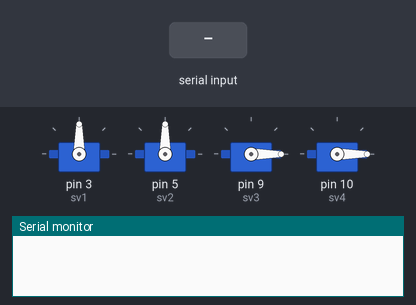
Recording of a sketch running on a simulated Arduino Uno, built with avr-gcc and run on an emulated ATmega328P. Parts: 4 × servo, the last lines printed to the serial monitor. Inputs (shaded band) come from the test bench.

Above: at 1.2 s.
1.3 s: "|\n" received over Serial
At 2.3 s:
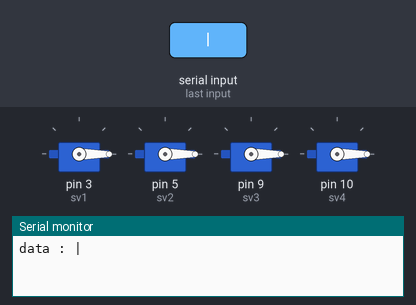
2.8 s: "90|45|200\n" received over Serial
At 3.5 s:
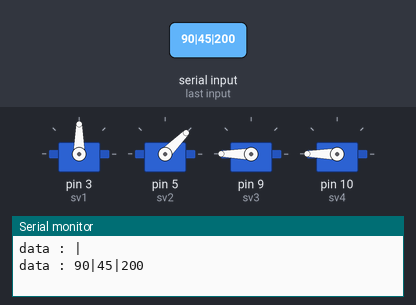
4.3 s: "90\n" received over Serial
At 4.7 s:
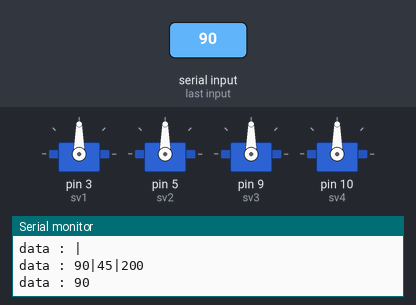
5.8 s: "30|150|10\n" received over Serial
At 7.0 s:
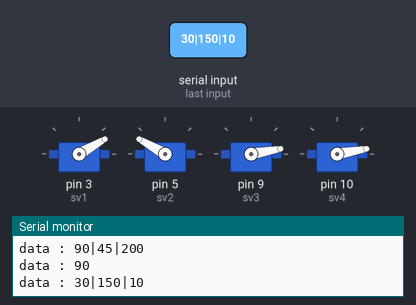
7.3 s: "90|45\n" received over Serial
At 8.1 s:
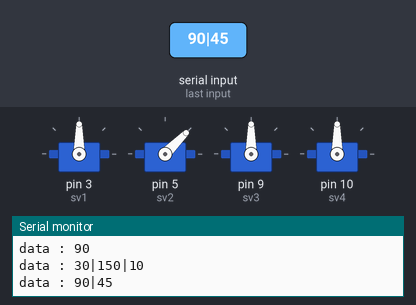
8.8 s: "30|150\n" received over Serial
At 9.3 s:
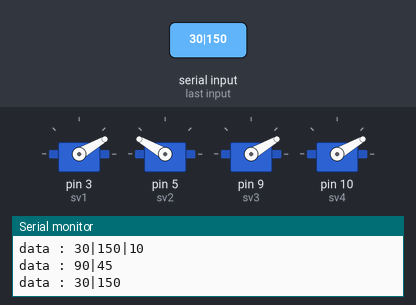
Timing chart, 0 to 11.3 s (numbered marks = the images above; inputs shaded):
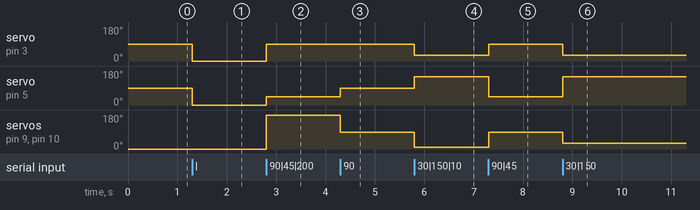

Measured:
- after the input at 1.3 s, servo on pin 3 (sv1), servo on pin 5 (sv2): 90° → 0° at once
- after the input at 2.8 s, servo on pin 3 (sv1): 0° → 90° at once; servo on pin 5 (sv2): 0° → 45° at once; servo on pin 9 (sv3), servo on pin 10 (sv4): 0° → 180° at once
- after the input at 4.3 s, servo on pin 5 (sv2): 45° → 90° at once; servo on pin 9 (sv3), servo on pin 10 (sv4): 180° → 90° at once
- after the input at 5.8 s, servo on pin 3 (sv1): 90° → 30° at once; servo on pin 5 (sv2): 90° → 150° at once; servo on pin 9 (sv3), servo on pin 10 (sv4): 90° → 10° at once
- after the input at 7.3 s, servo on pin 3 (sv1): 30° → 90° at once; servo on pin 5 (sv2): 150° → 45° at once; servo on pin 9 (sv3), servo on pin 10 (sv4): 10° → 90° at once
- after the input at 8.8 s, servo on pin 3 (sv1), servo on pin 9 (sv3), servo on pin 10 (sv4): 90° → 30° at once; servo on pin 5 (sv2): 45° → 150° at once

The sketch:

servo_good_01.ino
```cpp
//서보모터 아두이노 부분 시리얼로 받는것 까지 완료 23.06.13
#include <Servo.h> //서보모터 라이브러리
Servo sv1; //1번 서보모터
Servo sv2; //2번 서보모터
Servo sv3; //3번 서보모터
Servo sv4; //4번 서보모터
int topcameral = 90;
int turretl = 90;
int coilgunl = 0;

void setup() {
  Serial.begin(115200);
  sv1.attach(3); //topcameral
  sv2.attach(5); //turretl
  sv3.attach(9); //coilgun1
  sv4.attach(10); //coilgunl
  sv1.write(topcameral);
  sv2.write(turretl);
  sv3.write(coilgunl);
  sv4.write(coilgunl);
}

void loop() {
    if(Serial.available()){
    String data = Serial.readStringUntil(0x0a);

    Serial.print("data : ");
    Serial.println(data);

    Split(data);
  }
}

 void Split(String str)
{

  int first = str.indexOf("|");// 첫 번째 콤마 위치
  int second = str.indexOf("|",first+1); // 두 번째 콤마 위치
  int length = str.length(); // 문자열 길이

  String str1 = str.substring(0, first); // 첫 번째 토큰 (0, 3)
  String str2 = str.substring(first+1, second); // 두 번째 토큰 (4, 7)
  String str3 = str.substring(second+1,length); // 세 번째 토큰(8, 10)

  //Serial.println(str1);
  //Serial.println(str2);
  //Serial.println(str3);
  topcameral = str1.toInt();
  turretl = str2.toInt();
  coilgunl = str3.toInt();
  //Serial.print("topcameral : ");
  //Serial.println(topcameral);
  //Serial.print("turretl : ");
  //Serial.println(turretl);
  //Serial.print("coilgunl : ");
  //Serial.println(coilgunl);
  sv1.write(topcameral);
  sv2.write(turretl);
  sv3.write(coilgunl);
  sv4.write(coilgunl);

}
```
